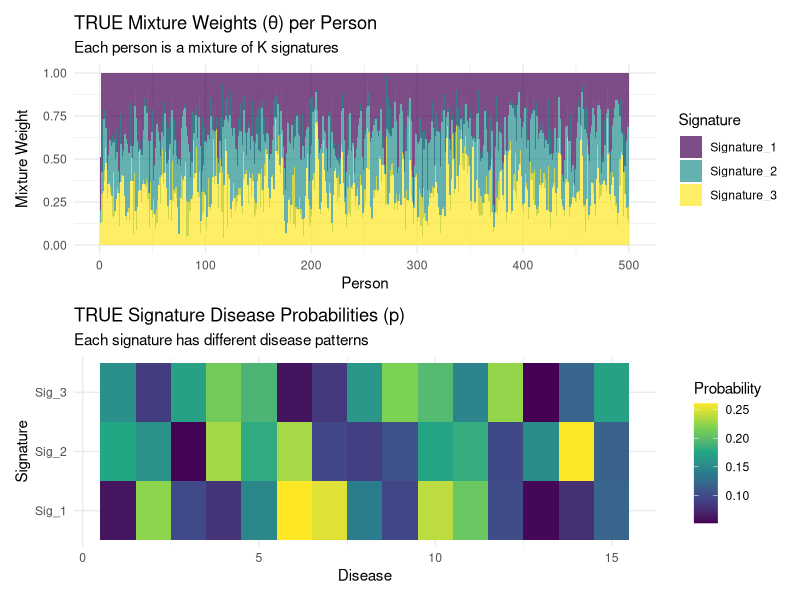
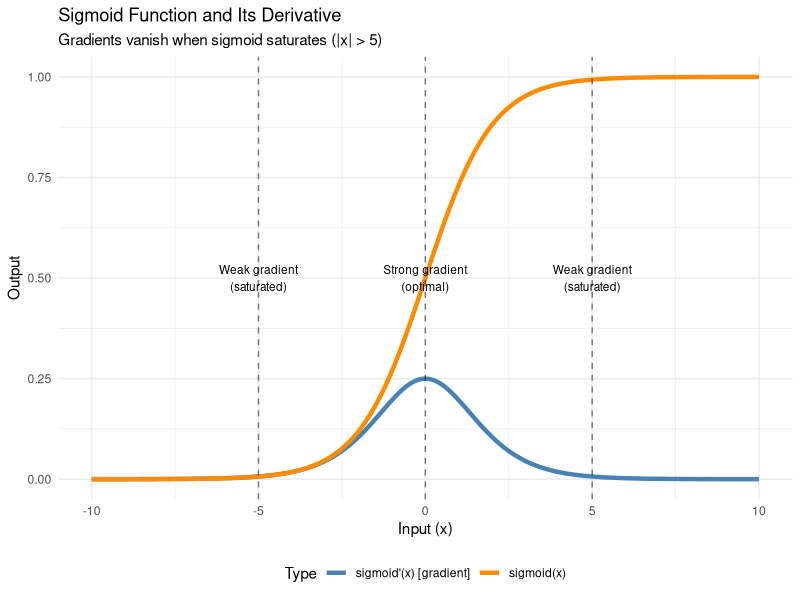
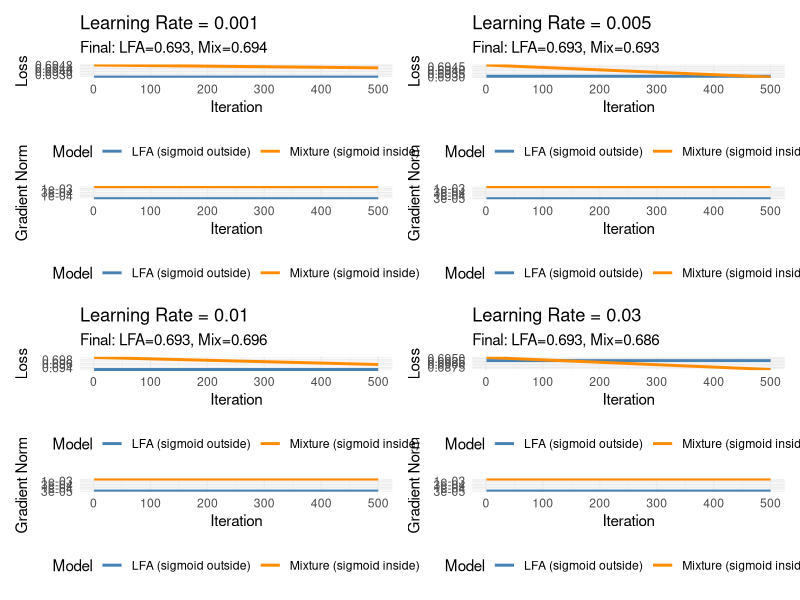
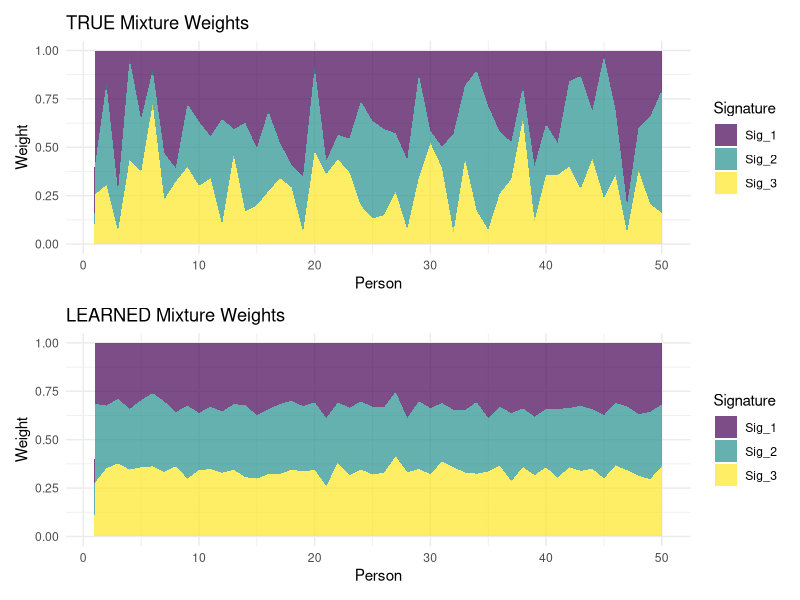

These charts were generated, in order, by the following R code:
## ---- chunk 1
knitr::opts_chunk$set(echo = TRUE, warning = FALSE, message = FALSE, fig.width = 10, fig.height = 6)
set.seed(42)
## ---- chunk 2
library(tidyverse)
library(gridExtra)
library(viridis)
library(patchwork)

# Sigmoid function
sigmoid <- function(x) 1 / (1 + exp(-x))

# Softmax function
softmax <- function(x) {
  exp_x <- exp(x - max(x))  # Numerical stability
  exp_x / sum(exp_x)
}
## ---- chunk 3
# Parameters
N <- 500      # Number of samples
D <- 15       # Number of features (diseases)
K <- 3        # Number of latent components (signatures)

# TRUE mixture weights for each person (sum to 1)
# Each person is a mixture of K disease signatures
theta_true <- matrix(0, N, K)
for (i in 1:N) {
  theta_true[i, ] <- as.numeric(MCMCpack::rdirichlet(1, alpha = rep(2, K)))
}

# TRUE component probabilities for each signature
# Signature k has different disease probabilities
phi_true <- matrix(runif(K * D, min = -3, max = -1), K, D)  # Logits
p_true <- sigmoid(phi_true)  # Probabilities

# Generate TRUE probabilities for each person-disease
pi_true <- theta_true %*% p_true  # N x D

# Generate binary outcomes
Y <- matrix(rbinom(N * D, 1, pi_true), N, D)

# Summary
cat("Data dimensions:", N, "samples x", D, "features\n")
cat("True prevalence range:", round(min(pi_true), 3), "-", round(max(pi_true), 3), "\n")
cat("Observed sparsity:", round(mean(Y), 3), "\n")
## ---- chunk 4
# Plot 1: True mixture weights
df_theta <- as.data.frame(theta_true)
colnames(df_theta) <- paste0("Signature_", 1:K)
df_theta$Person <- 1:N

p1 <- df_theta %>%
  pivot_longer(-Person, names_to = "Signature", values_to = "Weight") %>%
  ggplot(aes(x = Person, y = Weight, fill = Signature)) +
  geom_area(alpha = 0.7) +
  scale_fill_viridis_d() +
  labs(title = "TRUE Mixture Weights (θ) per Person",
       subtitle = "Each person is a mixture of K signatures",
       y = "Mixture Weight") +
  theme_minimal()

# Plot 2: True signature probabilities
df_p <- as.data.frame(t(p_true))
colnames(df_p) <- paste0("Sig_", 1:K)
df_p$Disease <- 1:D

p2 <- df_p %>%
  pivot_longer(-Disease, names_to = "Signature", values_to = "Probability") %>%
  ggplot(aes(x = Disease, y = Signature, fill = Probability)) +
  geom_tile() +
  scale_fill_viridis_c() +
  labs(title = "TRUE Signature Disease Probabilities (p)",
       subtitle = "Each signature has different disease patterns") +
  theme_minimal()

p1 / p2
## ---- chunk 5
x_vals <- seq(-10, 10, by = 0.1)
sigmoid_vals <- sigmoid(x_vals)
sigmoid_deriv <- sigmoid_vals * (1 - sigmoid_vals)

df_sig <- data.frame(
  x = rep(x_vals, 2),
  y = c(sigmoid_vals, sigmoid_deriv),
  Type = rep(c("sigmoid(x)", "sigmoid'(x) [gradient]"), each = length(x_vals))
)

ggplot(df_sig, aes(x = x, y = y, color = Type)) +
  geom_line(linewidth = 1.5) +
  geom_vline(xintercept = c(-5, 0, 5), linetype = "dashed", alpha = 0.5) +
  annotate("text", x = -5, y = 0.5, label = "Weak gradient\n(saturated)", size = 3) +
  annotate("text", x = 0, y = 0.5, label = "Strong gradient\n(optimal)", size = 3) +
  annotate("text", x = 5, y = 0.5, label = "Weak gradient\n(saturated)", size = 3) +
  scale_color_manual(values = c("steelblue", "darkorange")) +
  labs(title = "Sigmoid Function and Its Derivative",
       subtitle = "Gradients vanish when sigmoid saturates (|x| > 5)",
       x = "Input (x)", y = "Output") +
  theme_minimal() +
  theme(legend.position = "bottom")
## ---- chunk 6
fit_lfa <- function(Y, K, lr = 0.01, n_iter = 500, verbose = FALSE) {
  N <- nrow(Y)
  D <- ncol(Y)

  # Initialize parameters (small random)
  L <- matrix(rnorm(N * K, sd = 0.1), N, K)  # Loadings
  F_mat <- matrix(rnorm(K * D, sd = 0.1), K, D)  # Factors

  losses <- numeric(n_iter)
  grad_norms <- numeric(n_iter)

  for (iter in 1:n_iter) {
    # Forward pass
    eta <- L %*% F_mat  # N x D
    pi_pred <- sigmoid(eta)

    # Loss (binary cross-entropy)
    eps <- 1e-8
    pi_pred <- pmax(pmin(pi_pred, 1 - eps), eps)
    loss <- -mean(Y * log(pi_pred) + (1 - Y) * log(1 - pi_pred))
    losses[iter] <- loss

    # Gradients
    grad_pi <- (pi_pred - Y) / (N * D)  # Average over all
    grad_eta <- grad_pi * pi_pred * (1 - pi_pred)  # Sigmoid derivative

    grad_L <- grad_eta %*% t(F_mat)
    grad_F <- t(L) %*% grad_eta

    grad_norms[iter] <- sqrt(mean(grad_L^2) + mean(grad_F^2))

    # Update
    L <- L - lr * grad_L
    F_mat <- F_mat - lr * grad_F

    if (verbose && iter %% 100 == 0) {
      cat(sprintf("Iter %d: Loss = %.4f, Grad = %.4f\n", iter, loss, grad_norms[iter]))
    }
  }

  list(L = L, F = F_mat, losses = losses, grad_norms = grad_norms)
}
## ---- chunk 7
fit_mixture <- function(Y, K, lr = 0.01, n_iter = 500, verbose = FALSE) {
  N <- nrow(Y)
  D <- ncol(Y)

  # Initialize parameters (small random)
  lambda <- matrix(rnorm(N * K, sd = 0.1), N, K)  # Unconstrained
  phi <- matrix(rnorm(K * D, sd = 0.1), K, D)     # Logits

  losses <- numeric(n_iter)
  grad_norms <- numeric(n_iter)

  for (iter in 1:n_iter) {
    # Forward pass
    theta <- t(apply(lambda, 1, softmax))  # N x K (mixture weights)
    p <- sigmoid(phi)  # K x D (component probabilities)
    pi_pred <- theta %*% p  # N x D

    # Loss (binary cross-entropy)
    eps <- 1e-8
    pi_pred <- pmax(pmin(pi_pred, 1 - eps), eps)
    loss <- -mean(Y * log(pi_pred) + (1 - Y) * log(1 - pi_pred))
    losses[iter] <- loss

    # Gradients
    grad_pi <- (pi_pred - Y) / (N * D)

    # Gradient for phi (through sigmoid)
    grad_p <- t(theta) %*% grad_pi  # K x D
    grad_phi <- grad_p * p * (1 - p)  # Sigmoid derivative

    # Gradient for lambda (through softmax)
    grad_theta <- grad_pi %*% t(p)  # N x K

    # Softmax gradient (simplified - diagonal approximation)
    grad_lambda <- grad_theta * theta * (1 - theta)

    grad_norms[iter] <- sqrt(mean(grad_lambda^2) + mean(grad_phi^2))

    # Update
    lambda <- lambda - lr * grad_lambda
    phi <- phi - lr * grad_phi

    if (verbose && iter %% 100 == 0) {
      cat(sprintf("Iter %d: Loss = %.4f, Grad = %.4f\n", iter, loss, grad_norms[iter]))
    }
  }

  list(lambda = lambda, phi = phi, losses = losses, grad_norms = grad_norms)
}
## ---- chunk 8
learning_rates <- c(0.001, 0.005, 0.01, 0.03)
results <- list()

for (lr in learning_rates) {
  cat("\n=== Learning Rate:", lr, "===\n")

  cat("Fitting LFA...\n")
  lfa_fit <- fit_lfa(Y, K = K, lr = lr, n_iter = 500, verbose = FALSE)

  cat("Fitting Mixture...\n")
  mix_fit <- fit_mixture(Y, K = K, lr = lr, n_iter = 500, verbose = FALSE)

  results[[as.character(lr)]] <- list(
    lr = lr,
    lfa = lfa_fit,
    mixture = mix_fit
  )

  cat(sprintf("Final Loss - LFA: %.4f, Mixture: %.4f\n",
              tail(lfa_fit$losses, 1), tail(mix_fit$losses, 1)))
}
## ---- chunk 9
plot_list <- list()

for (i in seq_along(learning_rates)) {
  lr <- learning_rates[i]
  res <- results[[as.character(lr)]]

  # Loss plot
  df_loss <- data.frame(
    Iteration = rep(1:500, 2),
    Loss = c(res$lfa$losses, res$mixture$losses),
    Model = rep(c("LFA (sigmoid outside)", "Mixture (sigmoid inside)"), each = 500)
  )

  p_loss <- ggplot(df_loss, aes(x = Iteration, y = Loss, color = Model)) +
    geom_line(linewidth = 1) +
    scale_color_manual(values = c("steelblue", "darkorange")) +
    scale_y_log10() +
    labs(title = paste0("Learning Rate = ", lr),
         subtitle = paste0("Final: LFA=", round(tail(res$lfa$losses, 1), 3),
                          ", Mix=", round(tail(res$mixture$losses, 1), 3))) +
    theme_minimal() +
    theme(legend.position = "bottom")

  # Gradient norm plot
  df_grad <- data.frame(
    Iteration = rep(1:500, 2),
    Gradient = c(res$lfa$grad_norms, res$mixture$grad_norms),
    Model = rep(c("LFA (sigmoid outside)", "Mixture (sigmoid inside)"), each = 500)
  )

  p_grad <- ggplot(df_grad, aes(x = Iteration, y = Gradient, color = Model)) +
    geom_line(linewidth = 1) +
    scale_color_manual(values = c("steelblue", "darkorange")) +
    scale_y_log10() +
    labs(y = "Gradient Norm") +
    theme_minimal() +
    theme(legend.position = "bottom")

  plot_list[[i]] <- p_loss / p_grad
}

wrap_plots(plot_list, ncol = 2)
## ---- chunk 10
summary_df <- data.frame(
  LR = learning_rates,
  LFA_Final = sapply(results, function(r) round(tail(r$lfa$losses, 1), 4)),
  Mix_Final = sapply(results, function(r) round(tail(r$mixture$losses, 1), 4)),
  LFA_Converged = sapply(results, function(r) tail(r$lfa$losses, 1) < 0.2),
  Mix_Converged = sapply(results, function(r) tail(r$mixture$losses, 1) < 0.2)
)

summary_df$Winner <- ifelse(summary_df$LFA_Final < summary_df$Mix_Final, "LFA", "Mixture")

knitr::kable(summary_df,
             caption = "Model Performance at Different Learning Rates",
             col.names = c("Learning Rate", "LFA Final Loss", "Mix Final Loss",
                          "LFA Converged?", "Mix Converged?", "Better Model"))
## ---- chunk 11
# Use best mixture model result (LR=0.01 or 0.03)
best_mix <- results[["0.01"]]$mixture

# Compute final theta and p
theta_learned <- t(apply(best_mix$lambda, 1, softmax))
p_learned <- sigmoid(best_mix$phi)

# Compare learned vs true
df_compare <- data.frame(
  Person = rep(1:min(50, N), K),
  Signature = rep(paste0("Sig_", 1:K), each = min(50, N)),
  True = c(theta_true[1:min(50, N), ]),
  Learned = c(theta_learned[1:min(50, N), ])
)

p1 <- ggplot(df_compare, aes(x = Person, y = True, fill = Signature)) +
  geom_area(alpha = 0.7, position = "stack") +
  scale_fill_viridis_d() +
  labs(title = "TRUE Mixture Weights", y = "Weight") +
  theme_minimal()

p2 <- ggplot(df_compare, aes(x = Person, y = Learned, fill = Signature)) +
  geom_area(alpha = 0.7, position = "stack") +
  scale_fill_viridis_d() +
  labs(title = "LEARNED Mixture Weights", y = "Weight") +
  theme_minimal()

p1 / p2
## ---- chunk 12
sessionInfo()
